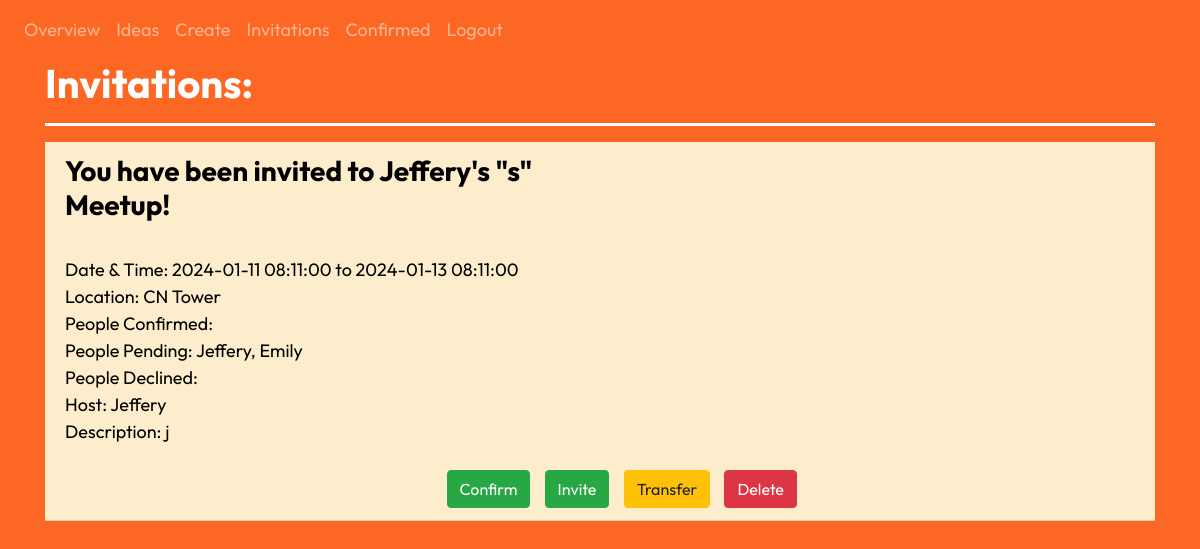
The app's page /view_meetups (signed in), older data.
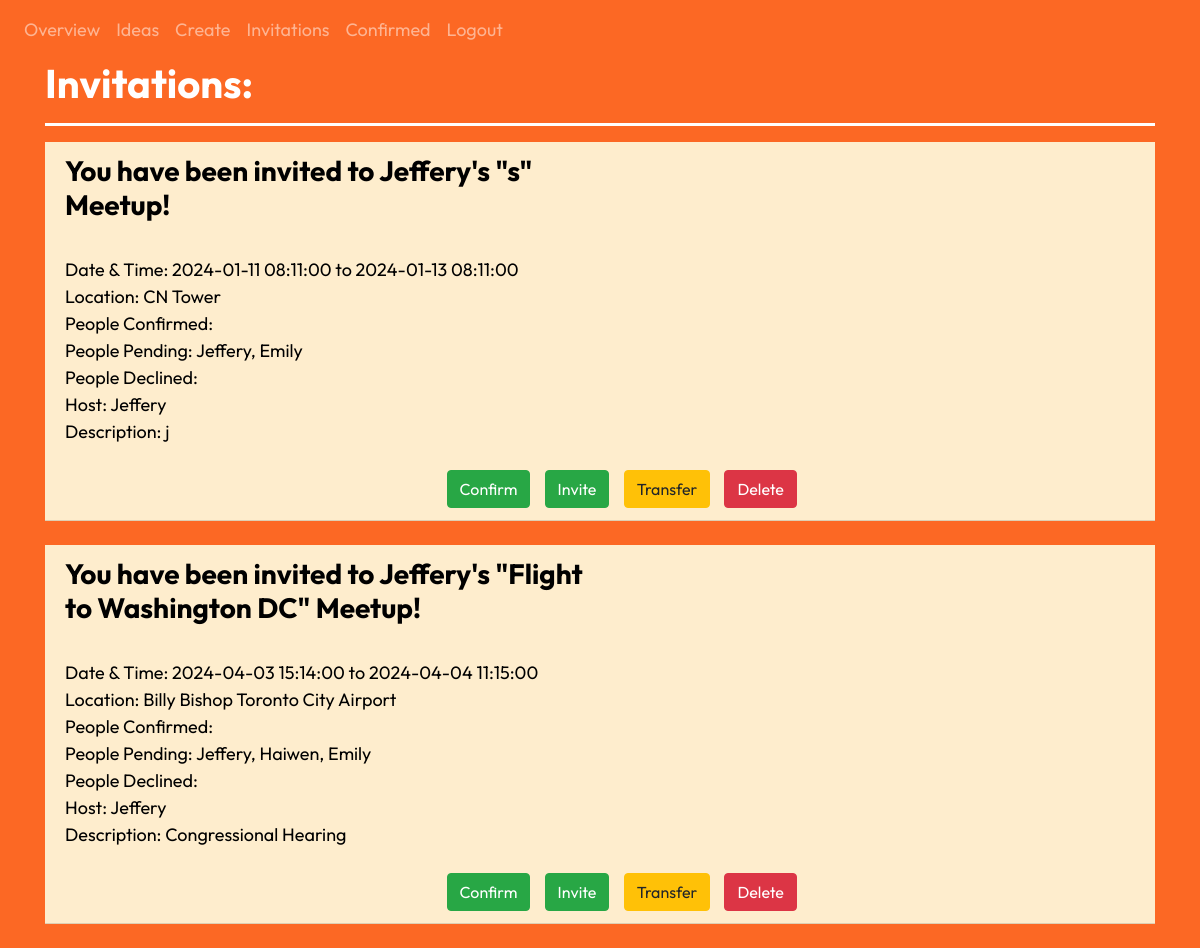
The same page, newer data.
### website/models.py (models this page shows)
class Meetup(db.Model):
    id = db.Column(db.Integer, primary_key=True)
    date_created = db.Column(db.DateTime(timezone=True), default=func.now()) # gets current date and time, store it as date
    date_meetup = db.Column(db.DateTime)
    date_end = db.Column(db.DateTime)
    title = db.Column(db.String(10000))
    location = db.Column(db.String(10000))
    fullAddress = db.Column(db.String(10000))
    locationCommonName = db.Column(db.String(10000))
    lat = db.Column(db.Float)
    lng = db.Column(db.Float)
    description = db.Column(db.String(10000))
    invitations = db.Column(db.String(10000))
    confirmed = db.Column(db.String(10000))
    declined = db.Column(db.String(10000))
    owner = db.Column(db.Integer)
    owner_firstname = db.Column(db.String(10000))

### website/views.py (the view)
@views.route('/view_meetups', methods=['GET', 'POST']) #decorator: whenever you go to the / URL, whatever in hom() will run
@login_required
def view_meetups():
    invites = "" # create a string of people who were invited but not confirmed
    confirmation = "" # create a string of people who have confirmed
    confirmSearch = " " + str(current_user.id) + " "
    firstInv = True
    firstConf = True
    meetupList = []
    for meetup in current_user.meetups: # go through all the current user's meetups
        if meetup.confirmed.find(confirmSearch) == -1:
            meetupList.append({'id': meetup.id, 'lat': meetup.lat, 'lng': meetup.lng, 'locationName': meetup.locationCommonName, 'address': meetup.fullAddress})
        invites = invites + "   " # add 3 spaces to show a new meetup
        confirmation = confirmation + "   "
        firstInv = True
        firstConf = True
        for user in meetup.user: # cycle through the users with a relationship with that meetup
            userSearch = " " + str(user.id) + " "
            if meetup.confirmed.find(userSearch)  != -1: # if the user has confirmed
                if firstConf:   # if its the first confirmation for the meetup. add their name
                    confirmation  = confirmation + user.first_name
                    firstConf = False
                else: # if its not the first confirmation, add a comma
                    confirmation  = confirmation + ", " + user.first_name
            else: # if the user has not confirmed yet, add them to the invite list
                if firstInv:
                    invites  = invites + user.first_name
                    firstInv = False
                else:
                    invites  = invites + ", " + user.first_name
    inviteList = invites.split("   ") # create an list of meetups, inside of which are the people invitied to it
    confirmationList = confirmation.split("   ") # create an list of meetups, inside of which are the people who confirmed to it
    return render_template("view_meetups.html", key=key, user=current_user, inviteList = inviteList, confirmSearch = confirmSearch, confirmationList = confirmationList, meetupList = meetupList)

### website/__init__.py (called while the page is built)
@login_manager.user_loader
def load_user(id):
    return User.query.get(int(id))

### website/templates/view_meetups.html (shortened to what this page needs)
{% extends "base.html" %} {% block title %}View Meetups{% endblock %} {% block
content %}
<h1 align="left"><b>Invitations:</b></h1>
<hr />
<ul class="list-group list-group-flush" id="notes">
  {% set ns = namespace(inviteNumber=1) %}
  {% for meetup in user.meetups: %}
  {%if meetup.confirmed.find(confirmSearch) == -1%}
  <li class="list-group-item  meetup-display mb-4">
    <div class="row">
      <div class="col-md-6">
      <h3><b>You have been invited to {{ meetup.owner_firstname }}'s "{{ meetup.title }}" Meetup!</b></h3><br />
    Date & Time: {{ meetup.date_meetup}} to {{ meetup.date_end }}<br />
    Location: {{meetup.locationCommonName}}<br />
    People Confirmed: {{confirmationList[ns.inviteNumber]}}<br />
    People Pending: {{inviteList[ns.inviteNumber]}}<br />
    People Declined: {{meetup.declined}}<br />
    Host: {{meetup.owner_firstname}}<br />
    Description: {{meetup.description}}<br /></div>
    <div class="col-md-6"><div id = "map{{ meetup.id }}" class = "map" style="height: 300px"></div>
  </div></div>
  <div class="row mt-3" style="margin-left: 35%">
    <button
      type="button"
      class="btn btn-success float-right button-margin"
      onClick="confirmMeetup({{meetup.id}})"
    >
      <span aria-hidden="true">Confirm</span>
    </button>
    {% if user.id == meetup.owner %}
    <button
      type="button"
      class="btn btn-success float-right button-margin"
      data-toggle="modal"
      data-target={{"#inviteModal" + meetup.id|string}}
    >
      <span aria-hidden="true">Invite</span>
    </button>
    <button
      type="button"
      class="btn btn-warning float-right button-margin"
      data-toggle="modal"
      data-target={{"#ownerModal" + meetup.id|string}}
    >
      <span aria-hidden="true">Transfer</span>
    </button>
    <button
    type="button"
    class="btn btn-danger float-right button-margin"
    onClick="deleteMeetup({{meetup.id}}, '/view_meetups')"
  >
    <span aria-hidden="true">Delete</span>
  </button>
  {% endif %}
    </div>
  </li>
  {% endif %} {% set ns.inviteNumber = ns.inviteNumber+1 %} {% endfor %}
</ul>
{% endblock %}

### website/templates/base.html (shortened to what this page needs)
<!DOCTYPE html>
<html>
  <head>
    <link
      rel="stylesheet"
      href="https://stackpath.bootstrapcdn.com/bootstrap/4.4.1/css/bootstrap.min.css"
    />
    <link
      rel="stylesheet"
      href="https://stackpath.bootstrapcdn.com/font-awesome/4.7.0/css/font-awesome.min.css"
    />
    <link href="/static/site.css" rel="stylesheet">
  </head>
  <body class="meetup-bg meetup-text">
    <nav class="navbar navbar-expand-lg navbar-dark ">
      <div class="collapse navbar-collapse" id="navbar">
        <div class="navbar-nav">
          {% if user.is_authenticated %}
          <a class="nav-item nav-link" id="overview" href="/overview">Overview</a>
          <a class="nav-item nav-link" id="ideas" href="/ideas">Ideas</a>
          <a class="nav-item nav-link" id="create" href="/create">Create</a>
          <a class="nav-item nav-link" id="view_meetups" href="/view_meetups">Invitations</a>
          <a class="nav-item nav-link" id="confirmed" href="/confirmed">Confirmed</a>
          <a class="nav-item nav-link" id="logout" href="/logout">Logout</a>
          {% else %}
          <a class="nav-item nav-link" id="home" href="/">Home</a>
          <a class="nav-item nav-link" id="howTo" href="/how-to">About</a>
          <a class="nav-item nav-link" id="login" href="/login">Login</a>
          <a class="nav-item nav-link" id="signUp" href="/sign-up">Sign Up</a>
          {%  endif %}
        </div>
      </div>
    </nav>
    <div class="container">{% block content %} {% endblock %}</div>
  </body>
</html>

### website/static/site.css (style rules this page uses)
html, body, #map, #meetupMap { height: 500px; }
html, body { height: 100%; margin: 0; padding: 0; }
.map { height: 500px; }
.meetup-bg { background-color: #FC6824; }
.meetup-display { color: rgb(0, 0, 0); background-color: #FEEDCD; }
.meetup-text { color: white; font-family: 'Outfit' ;font-size: 18px; }
.button-margin { margin-left: 1%; margin-right: 1%; }
hr { height: 3px; background-color: #ffffff; border: none; }

Row changes from the older to the newer data that the page shows:
added Meetup: owner_firstname "Jeffery", title "Flight to Washington DC", date_meetup "2024-04-03 15:14:00", date_end "2024-04-04 11:15:00", locationCommonName "Billy Bishop Toronto City Airport", inviteList "Jeffery, Haiwen, Emily", description "Congressional Hearing"
